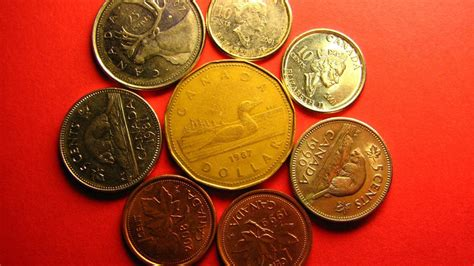
#> input picture canny/coin.jpg, 474 x 266 px
$ python HoughCircles.py
#> lines starting #> are read from the running program, lines starting #| are printed output that depends on the picture; after the words box and inside, x2 and y2 are one past the last pixel; in counts of white or black regions, pixels touching at a corner belong together
import cv2

src = cv2.imread('coin.jpg',-1)
#> src is the input picture: shape (266, 474, 3); mean B, G, R 31.3, 70.9, 180.4
gray = cv2.cvtColor(src, cv2.COLOR_BGR2GRAY)
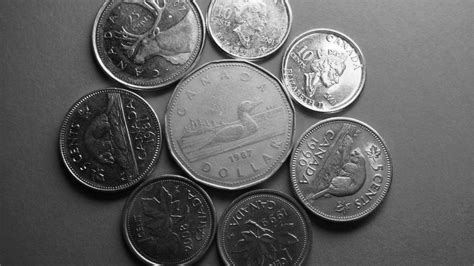
#> gray: shape (266, 474); min 0, max 255, mean 99.1
gray = cv2.GaussianBlur(gray, (5, 5), 0) #高斯模糊(5X5為正方形)
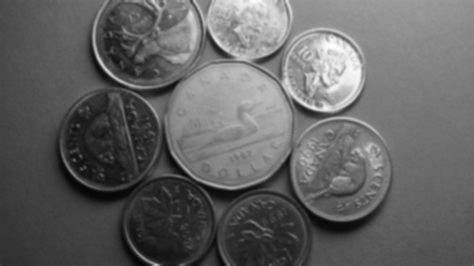
#> gray: shape (266, 474); min 5, max 253, mean 99.1
cv2.imshow('gray',gray)
circles = cv2.HoughCircles(gray, cv2.HOUGH_GRADIENT,1,20,None,10,80,5,75)
#> circles = [[229.5, 124.5, 64.5], [341.5, 169.5, 51.2], [170.5, 221.5, 43.6], [110.5, 139.5, 50.1], [323.5, 70.5, 36.9], [137.5, 40.5, 41.4]]
print(circles)
#| [[[229.5 124.5  64.5]
#|   [341.5 169.5  51.2]
#|   [170.5 221.5  43.6]
#|   [110.5 139.5  50.1]
#|   [323.5  70.5  36.9]
#|   [137.5  40.5  41.4]]]

if circles is not None:
    circles = circles.astype(int)
#> circles = [[229, 124, 64], [341, 169, 51], [170, 221, 43], [110, 139, 50], [323, 70, 36], [137, 40, 41]]
    out = src.copy()
    for x,y, r in circles[0]:
        #draw circle
        cv2.circle(out,(x,y),r,(0,0,255),3,cv2.LINE_AA)
        #draw center of circle
        cv2.circle(out,(x,y),2,(0,255,0),3,cv2.LINE_AA)
#> this loop made 6 passes
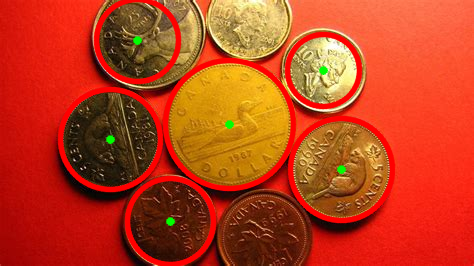
#> out: shape (266, 474, 3); 9.98% of pixels changed, all inside (x1, y1, x2, y2) = (57, 0, 396, 266)
    src = cv2.hconcat([src,out])
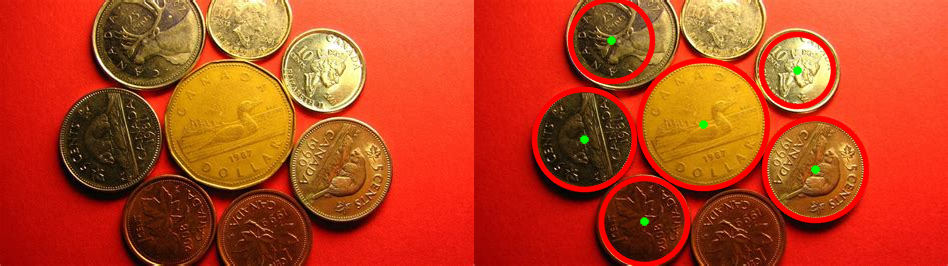
#> src: shape (266, 948, 3); mean B, G, R 29.4, 67.5, 184.5

cv2.imshow('image', src)
cv2.waitKey(0)
cv2.destroyAllWindows()
